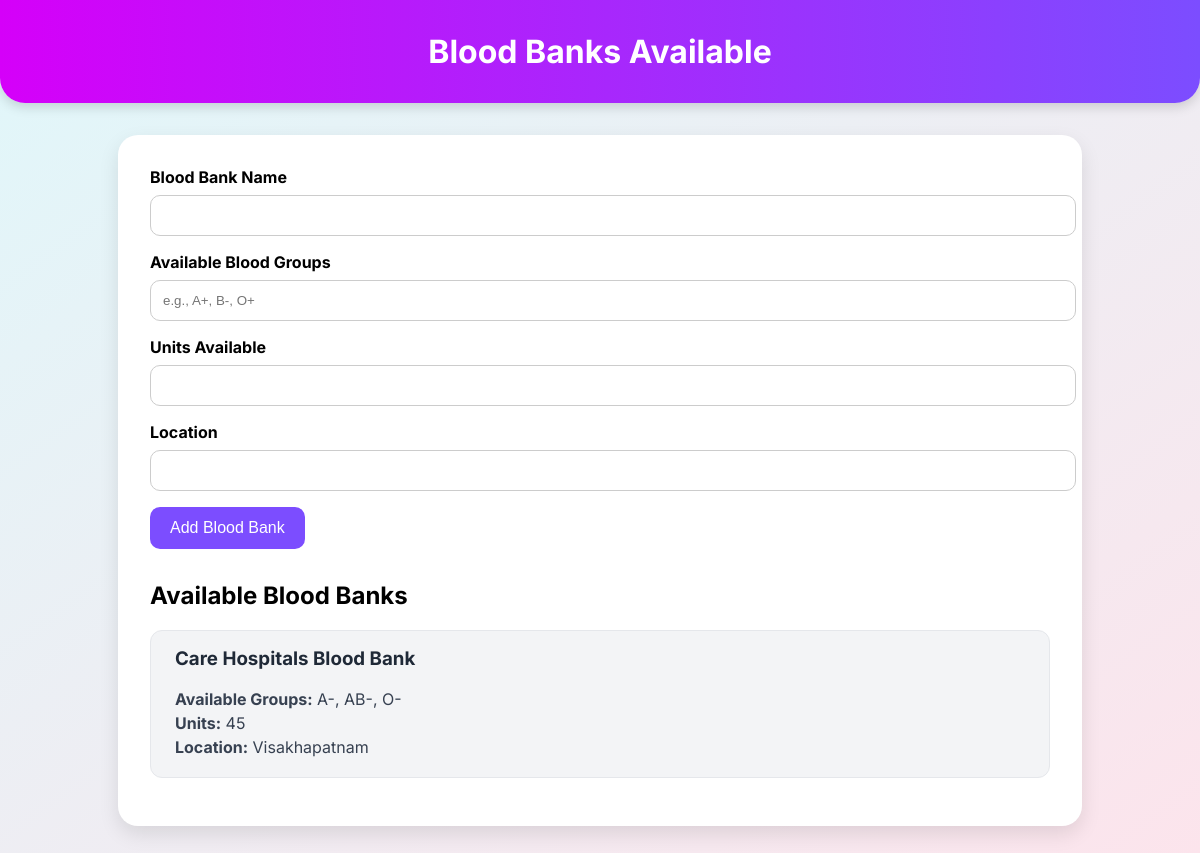
/blood_banks, run on the app's committed database.
### tables this page shows
CREATE TABLE blood_banks (
            id INTEGER PRIMARY KEY AUTOINCREMENT,
            name TEXT NOT NULL,
            available_groups TEXT NOT NULL,
            units TEXT NOT NULL,
            location TEXT NOT NULL
        );

### app.py (the view, shortened to what this page needs)
@app.route('/blood_banks', methods=['GET', 'POST'])
def blood_banks():
    conn = get_db_connection()
    cursor = conn.cursor()
    cursor.execute("SELECT * FROM blood_banks")
    banks = cursor.fetchall()
    conn.close()
    return render_template('blood_banks.html', banks=banks)

### app.py (called while the page is built)
def get_db_connection():
    db_path = os.path.join(os.path.dirname(__file__), 'bloodsource.db')
    conn = sqlite3.connect(db_path)
    conn.row_factory = sqlite3.Row
    return conn

### templates/blood_banks.html (shortened to what this page needs)
<!DOCTYPE html>
<html lang="en">
<head>
</head>
<body>
<header>
    <h1>Blood Banks Available</h1>
</header>
<div class="container">
    <form method="POST">
        <div class="form-group">
            <label for="name">Blood Bank Name</label>
            <input type="text" id="name" name="name" required>
        </div>
        <div class="form-group">
            <label for="available_groups">Available Blood Groups</label>
            <input type="text" id="available_groups" name="available_groups" placeholder="e.g., A+, B-, O+" required>
        </div>
        <div class="form-group">
            <label for="units">Units Available</label>
            <input type="text" id="units" name="units" required>
        </div>
        <div class="form-group">
            <label for="location">Location</label>
            <input type="text" id="location" name="location" required>
        </div>
        <button type="submit" class="submit-btn">Add Blood Bank</button>
    </form>
    <div class="bank-list">
        <h2>Available Blood Banks</h2>
        {% for bank in banks %}
            <div class="bank-card">
                <h3>{{ bank['name'] }}</h3>
                <p><strong>Available Groups:</strong> {{ bank['available_groups'] }}</p>
                <p><strong>Units:</strong> {{ bank['units'] }}</p>
                <p><strong>Location:</strong> {{ bank['location'] }}</p>
            </div>
        {% endfor %}
    </div>
</div>
</body>
</html>

### templates/blood_banks.html (style rules this page uses)
body { font-family: 'Inter', sans-serif; margin: 0; padding: 0; background: linear-gradient(to bottom right, #e0f7fa, #fce4ec); }
header { background: linear-gradient(to right, #d500f9, #7c4dff); color: white; padding: 2rem; text-align: center; border-bottom-left-radius: 25px; border-bottom-right-radius: 25px; box-shadow: 0 4px 12px rgba(0, 0, 0, 0.15); }
h1 { margin: 0; font-size: 2rem; }
.container { max-width: 900px; margin: 2rem auto; padding: 2rem; background: white; border-radius: 20px; box-shadow: 0 8px 20px rgba(0,0,0,0.1); }
.form-group { margin-bottom: 1rem; }
label { font-weight: bold; display: block; margin-bottom: 0.5rem; }
input[type="text"] { width: 100%; padding: 0.75rem; border: 1px solid #ccc; border-radius: 10px; }
.submit-btn { background-color: #7c4dff; color: white; border: none; padding: 12px 20px; border-radius: 10px; font-size: 1rem; cursor: pointer; }
.bank-list { margin-top: 2rem; }
.bank-card { background: #f3f4f6; border: 1px solid #e5e7eb; border-radius: 12px; padding: 1rem 1.5rem; margin-bottom: 1rem; }
.bank-card h3 { margin-top: 0; color: #1f2937; }
.bank-card p { margin: 4px 0; color: #374151; }

### data on the page
blood_banks: name "Care Hospitals Blood Bank", available_groups "A-, AB-, O-", units "45", location "Visakhapatnam"
